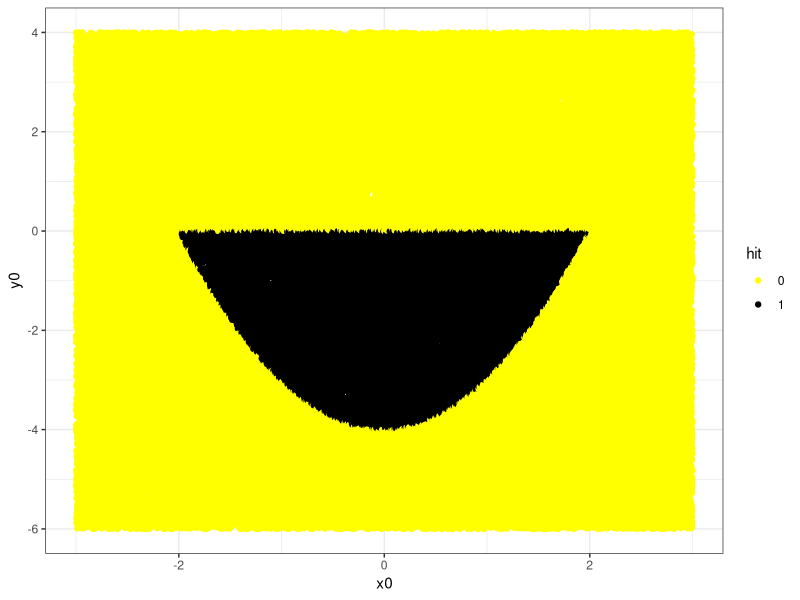

Reproduce this figure in R.
# Clear workspace
# ------------------------------------------------------------------------------
rm(list=ls())

# Load libraries
# ------------------------------------------------------------------------------
library('tidyverse')

# Define functions
# ------------------------------------------------------------------------------
mk_hit_matrix = function(x_min,x_max,y_min,y_max,reps,f){
  x0  = runif(n = reps, min = x_min, max = x_max)
  y0  = runif(n = reps, min = y_min, max = y_max)
  hit = ifelse(x_min <= x0 & x0 <= x_max & f(x0) <= y0 & y0 <= 0,1,0)
  out = tibble(x0=x0,y0=y0,hit=as.integer(hit)) %>% arrange(x0)
  return(out)
}
f = function(x){
  return(x ** 2 - 4)
}

# Settings
# ------------------------------------------------------------------------------
set.seed(8720221)
x_min = -3
x_max = 3
y_min = -6
y_max = 4
reps  = 1e5

# Run simulations
# ------------------------------------------------------------------------------
hit_mat     = mk_hit_matrix(x_min=x_min,x_max=x_max,y_min=y_min,y_max=y_max,reps=reps,f=f)
total_area  = (x_max - x_min) * (y_max - y_min)
smiley_area = total_area * mean(hit_mat$hit)
L           = c(-2,2)
actual_area = (1/3 * L[1] ** 3 - 4 * L[1]) - (1/3 * L[2] ** 3 - 4 * L[2])

# Display results on stdout
# ------------------------------------------------------------------------------
cat("Area calculated by simulations = ",smiley_area,"\n",sep='')
cat("Actual area = ",actual_area,"\n",sep='')

# Plot smiley
# ------------------------------------------------------------------------------
hit_mat = hit_mat %>% mutate(hit=factor(hit))
p1 = hit_mat %>%
  ggplot(aes(x=x0,y=y0,col=hit)) +
  geom_point() +
  theme_bw() +
  scale_colour_manual(values = c('yellow','black'))
print(p1)
